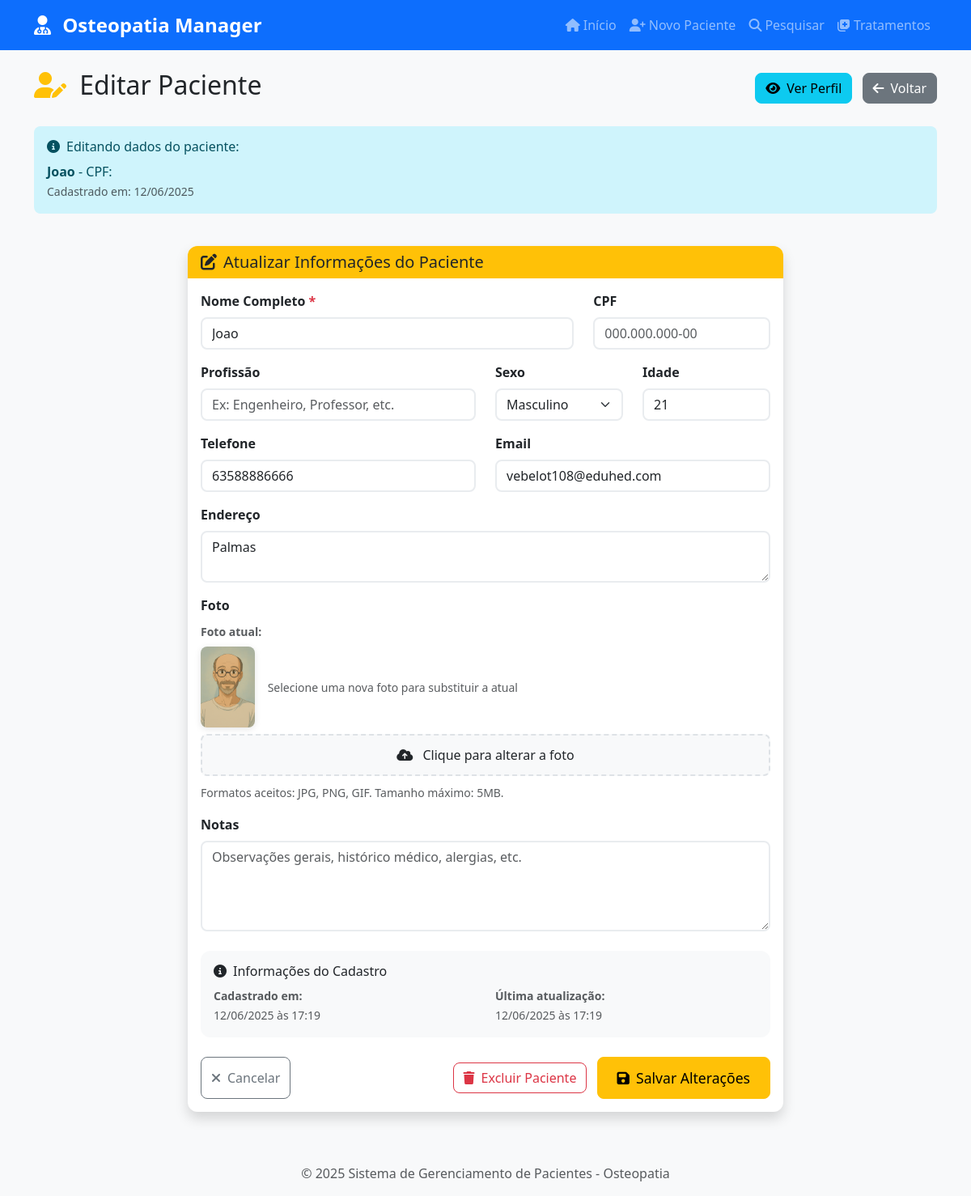
The app's page /editar-paciente/2 with its own data.
### database/models.py (models this page shows, shortened)
class Paciente(db.Model):
    __tablename__ = 'pacientes'
    id = db.Column(db.Integer, primary_key=True)
    nome_completo = db.Column(db.String(200), nullable=False)
    data_registro = db.Column(db.Date, nullable=False, default=datetime.utcnow().date())
    profissao = db.Column(db.String(100))
    sexo = db.Column(db.String(20))
    idade = db.Column(db.Integer)
    endereco = db.Column(db.Text)
    cpf = db.Column(db.String(14), unique=True, nullable=True)
    telefone = db.Column(db.String(20))
    email = db.Column(db.String(120))
    foto_path = db.Column(db.String(200))
    notas = db.Column(db.Text)
    created_at = db.Column(db.DateTime, default=datetime.utcnow)
    updated_at = db.Column(db.DateTime, default=datetime.utcnow, onupdate=datetime.utcnow)
    tratamentos = db.relationship('Tratamento', backref='paciente', lazy=True, cascade='all, delete-orphan')

### app.py (the view, shortened to what this page needs)
@app.route('/editar-paciente/<int:id>', methods=['GET', 'POST'])
def editar_paciente(id):
    paciente = Paciente.query.get_or_404(id)
    form = PacienteForm(obj=paciente)
    return render_template('editar_paciente.html', form=form, paciente=paciente)

### app.py
class PacienteForm(FlaskForm):
    nome_completo = StringField('Nome Completo', validators=[DataRequired(), Length(min=2, max=200)])
    cpf = StringField('CPF', validators=[Optional(), Length(min=11, max=14)])
    profissao = StringField('Profissão', validators=[Optional(), Length(max=100)])
    sexo = SelectField('Sexo', choices=[('', 'Selecione...'), ('Masculino', 'Masculino'), ('Feminino', 'Feminino'), ('Outro', 'Outro')], validators=[Optional()])
    idade = IntegerField('Idade', validators=[Optional()])
    endereco = TextAreaField('Endereço', validators=[Optional(), Length(max=500)])
    telefone = StringField('Telefone', validators=[Optional(), Length(max=20)])
    email = StringField('Email', validators=[Optional(), Email(), Length(max=120)])
    foto = FileField('Foto', validators=[Optional(), FileAllowed(['jpg', 'jpeg', 'png', 'gif'], 'Apenas imagens são permitidas!')])
    notas = TextAreaField('Notas', validators=[Optional(), Length(max=1000)])

### app.py (called while the page is built)
@app.template_filter('format_cpf')
def format_cpf_filter(cpf):
    return format_cpf(cpf) if cpf else ''

@app.context_processor
def inject_today():
    return {'today': date.today()}

### templates/editar_paciente.html (shortened to what this page needs)
{% extends "base.html" %}
{% block content %}
<div class="row">
    <div class="col-12">
        <div class="d-flex justify-content-between align-items-center mb-4">
            <h2>
                <i class="fas fa-user-edit me-2 text-warning"></i>
                Editar Paciente
            </h2>
            <div>
                <a href="{{ url_for('perfil_paciente', id=paciente.id) }}" class="btn btn-info me-2">
                    <i class="fas fa-eye me-2"></i>Ver Perfil
                </a>
                <a href="{{ url_for('pesquisar_pacientes') }}" class="btn btn-secondary">
                    <i class="fas fa-arrow-left me-2"></i>Voltar
                </a>
            </div>
        </div>
    </div>
</div>
<div class="row mb-4">
    <div class="col-12">
        <div class="alert alert-info">
            <h6 class="mb-2">
                <i class="fas fa-info-circle me-2"></i>Editando dados do paciente:
            </h6>
            <strong>{{ paciente.nome_completo }}</strong> - CPF: {{ paciente.cpf | format_cpf }}
            <br>
            <small class="text-muted">
                Cadastrado em: {{ paciente.data_registro.strftime('%d/%m/%Y') }}
            </small>
        </div>
    </div>
</div>
<div class="row justify-content-center">
    <div class="col-lg-8">
        <div class="card shadow">
            <div class="card-header bg-warning text-dark">
                <h5 class="mb-0">
                    <i class="fas fa-edit me-2"></i>Atualizar Informações do Paciente
                </h5>
            </div>
            <div class="card-body">
                <form method="POST" enctype="multipart/form-data" id="editarPacienteForm">
                    <div class="row">
                        <div class="col-md-8 mb-3">
                            {{ form.nome_completo.label(class="form-label required") }}
                            {{ form.nome_completo(class="form-control required-field", placeholder="Digite o nome completo do paciente") }}
                        </div>
                        <div class="col-md-4 mb-3">
{{ form.cpf.label(class="form-label") }}
{{ form.cpf(class="form-control cpf-input", placeholder="000.000.000-00") }}
                        </div>
                    </div>
                    <div class="row">
                        <div class="col-md-6 mb-3">
                            {{ form.profissao.label(class="form-label") }}
                            {{ form.profissao(class="form-control", placeholder="Ex: Engenheiro, Professor, etc.") }}
                        </div>
                        <div class="col-md-3 mb-3">
                            {{ form.sexo.label(class="form-label") }}
                            {{ form.sexo(class="form-select") }}
                        </div>
                        <div class="col-md-3 mb-3">
                            {{ form.idade.label(class="form-label") }}
                            {{ form.idade(class="form-control age-input", placeholder="Ex: 35", min="0", max="120") }}
                        </div>
                    </div>
                    <div class="row">
                        <div class="col-md-6 mb-3">
                            {{ form.telefone.label(class="form-label") }}
                            {{ form.telefone(class="form-control phone-input", placeholder="(11) 99999-9999") }}
                        </div>
                        <div class="col-md-6 mb-3">
                            {{ form.email.label(class="form-label") }}
                            {{ form.email(class="form-control email-input", placeholder="exemplo@email.com") }}
                        </div>
                    </div>
                    <div class="mb-3">
                        {{ form.endereco.label(class="form-label") }}
                        {{ form.endereco(class="form-control", rows="2", placeholder="Rua, número, bairro, cidade - CEP") }}
                    </div>
                    <div class="mb-3">
                        {{ form.foto.label(class="form-label") }}
                        {% if paciente.foto_path %}
                        <div class="mb-2">
                            <label class="form-label small text-muted">Foto atual:</label>
                            <div class="d-flex align-items-center">
                                <img src="{{ url_for('static', filename='uploads/' + paciente.foto_path) }}"
                                     alt="Foto atual de {{ paciente.nome_completo }}"
                                     class="image-preview me-3"
                                     style="max-width: 100px; max-height: 100px;">
                                <div>
                                    <small class="text-muted">
                                        Selecione uma nova foto para substituir a atual
                                    </small>
                                </div>
                            </div>
                        </div>
                        {% endif %}
                        <div class="file-upload-wrapper">
                            <label for="{{ form.foto.id }}" class="file-upload-label">
                                <i class="fas fa-cloud-upload-alt me-2"></i>
                                {% if paciente.foto_path %}
                                    Clique para alterar a foto
                                {% else %}
                                    Clique para selecionar uma foto
                                {% endif %}
                            </label>
                        </div>
                        <small class="form-text text-muted">
                            Formatos aceitos: JPG, PNG, GIF. Tamanho máximo: 5MB.
                        </small>
                    </div>
                    <div class="mb-4">
                        {{ form.notas.label(class="form-label") }}
                        {{ form.notas(class="form-control", rows="4", placeholder="Observações gerais, histórico médico, alergias, etc.") }}
                    </div>
                    <div class="card bg-light mb-4">
                        <div class="card-body">
                            <h6 class="card-title">
                                <i class="fas fa-info-circle me-2"></i>Informações do Cadastro
                            </h6>
                            <div class="row">
                                <div class="col-md-6">
                                    <small class="text-muted">
                                        <strong>Cadastrado em:</strong><br>
                                        {{ paciente.created_at.strftime('%d/%m/%Y às %H:%M') if paciente.created_at }}
                                    </small>
                                </div>
                                <div class="col-md-6">
                                    <small class="text-muted">
                                        <strong>Última atualização:</strong><br>
                                        {{ paciente.updated_at.strftime('%d/%m/%Y às %H:%M') if paciente.updated_at }}
                                    </small>
                                </div>
                            </div>
                        </div>
                    </div>
                    <div class="d-flex justify-content-between">
                        <button type="button" class="btn btn-outline-secondary" onclick="history.back()">
                            <i class="fas fa-times me-2"></i>Cancelar
                        </button>
                        <div>
                            <button type="button" class="btn btn-outline-danger me-2"
                                    data-bs-toggle="modal" data-bs-target="#deleteModal">
                                <i class="fas fa-trash me-2"></i>Excluir Paciente
                            </button>
                            <button type="submit" class="btn btn-warning btn-lg">
                                <i class="fas fa-save me-2"></i>Salvar Alterações
                            </button>
                        </div>
                    </div>
                </form>
            </div>
        </div>
    </div>
</div>
{% endblock %}

### static/css/style.css (style rules this page uses)
:root { --primary-color: #0d6efd; --success-color: #198754; --info-color: #0dcaf0; --warning-color: #ffc107; --danger-color: #dc3545; --secondary-color: #6c757d; --light-color: #f8f9fa; --dark-color: #212529; }
body { font-family: 'Segoe UI', Tahoma, Geneva, Verdana, sans-serif; background-color: #f8f9fa; }
.btn { border-radius: 8px; font-weight: 500; transition: all 0.2s ease-in-out; }
.btn-lg { padding: 12px 24px; font-size: 1.1rem; }
.card { border: none; border-radius: 12px; overflow: hidden; }
.card-header { border-bottom: none; font-weight: 600; }
.form-control, .form-select { border-radius: 8px; border: 2px solid #e9ecef; transition: border-color 0.2s ease-in-out; }
.form-label { font-weight: 600; color: var(--dark-color); margin-bottom: 8px; }
.required::after { content: " *"; color: var(--danger-color); font-weight: bold; }
.file-upload-wrapper { position: relative; display: inline-block; width: 100%; }
.file-upload-label { display: block; padding: 12px 20px; background-color: var(--light-color); border: 2px dashed #dee2e6; border-radius: 8px; text-align: center; cursor: pointer; transition: all 0.2s ease-in-out; }
.image-preview { max-width: 200px; max-height: 200px; border-radius: 8px; box-shadow: 0 2px 8px rgba(0, 0, 0, 0.1); }
.alert { border: none; border-radius: 8px; font-weight: 500; }

### records on screen
Paciente: nome_completo "Joao", data_registro "12/06/2025", sexo "Masculino", idade "21", telefone "63588886666", email "vebelot108@eduhed.com", endereco "Palmas", foto_path (picture), created_at "12/06/2025 às 17:19", updated_at "12/06/2025 às 17:19"
